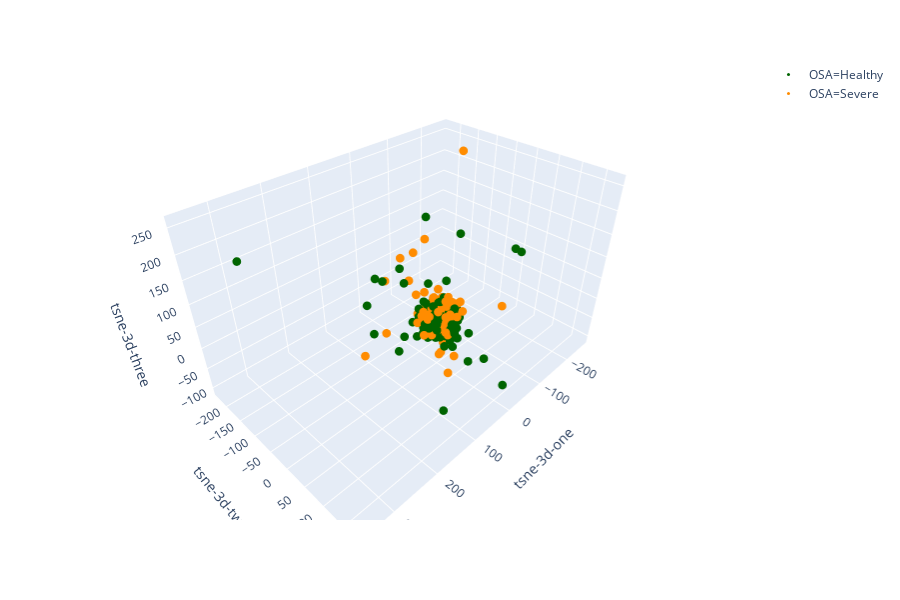

Source (notebook cell):
### Markdown cell above
# Visualization: t-SNE

### Code cell
from sklearn.manifold import TSNE

tsne = TSNE(n_components=2, verbose=1, perplexity=40, n_iter=300)
tsne_results = tsne.fit_transform(Xnorm[:,:40])

df['tsne-2d-one'] = tsne_results[:,0]
df['tsne-2d-two'] = tsne_results[:,1]

plt.figure(figsize=(16,10))
ax = sns.scatterplot(
    x="tsne-2d-one", y="tsne-2d-two",
    hue="OSA",
    palette="Set2",
    data=df,
    s=300
)
ax.set_xlabel("tsne-one",fontsize=30)
ax.set_ylabel("tsne-two",fontsize=30)
plt.setp(ax.get_legend().get_texts(), fontsize='20') # for legend text
plt.setp(ax.get_legend().get_title(), fontsize='30') # for legend title
plt.show()


tsne = TSNE(n_components=3, verbose=1, perplexity=40, n_iter=300)
tsne_results = tsne.fit_transform(Xnorm_2[:,:40])

df['tsne-3d-one'] = tsne_results[:,0]
df['tsne-3d-two'] = tsne_results[:,1]
df['tsne-3d-three'] = tsne_results[:,2]

fig = px.scatter_3d(df,
                    x='tsne-3d-one',
                    y='tsne-3d-two',
                    z='tsne-3d-three',
                    color='OSA',
                    color_discrete_sequence=[
                        "rgb(0, 100, 0)",
                        "rgb(255, 140, 0)"
                    ],
                   )
fig.update_traces(marker=dict(size=3))
fig.show()
